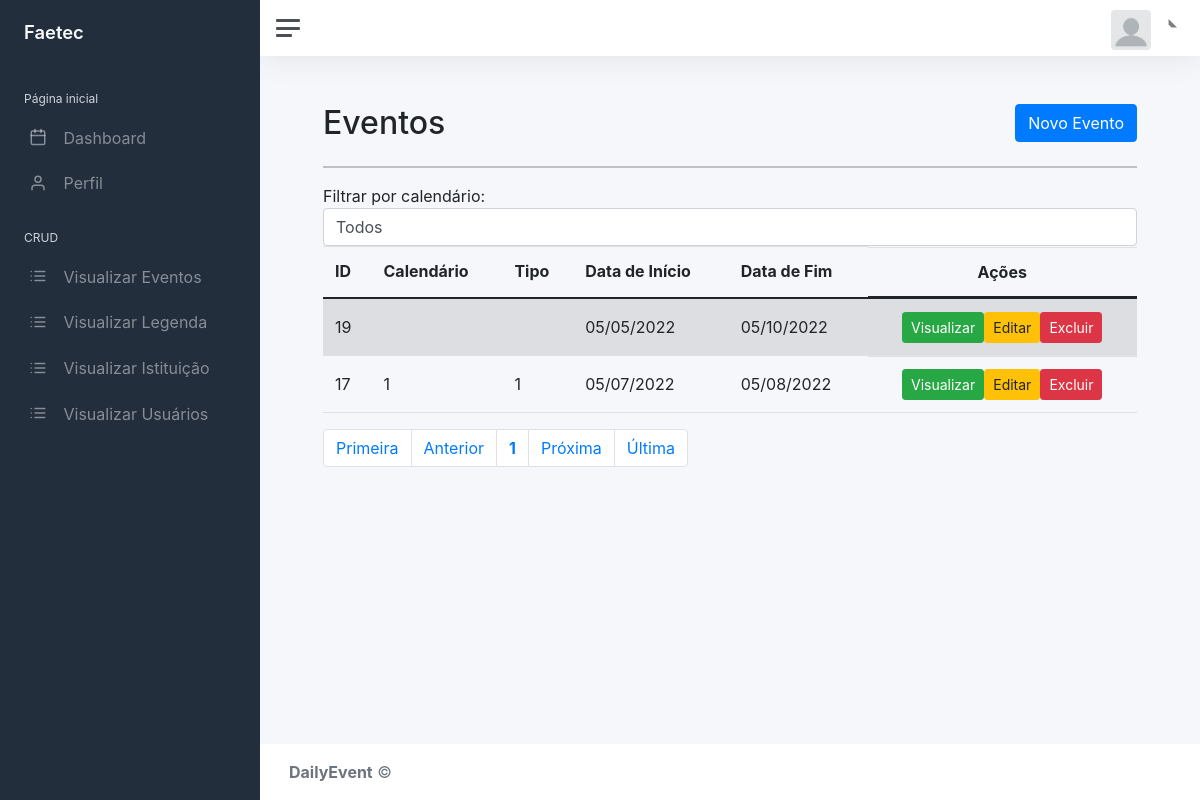
Page /static/dash.php?page=lista_eve on the committed database.
### tables this page shows
CREATE TABLE IF NOT EXISTS `eventos` (
  `id_evento` int(11) NOT NULL AUTO_INCREMENT,
  `dt_ini_ev` date DEFAULT NULL,
  `dt_fim_ev` date DEFAULT NULL,
  `id_calendario` int(11) DEFAULT NULL,
  `id_leg` int(11) DEFAULT NULL,
  PRIMARY KEY (`id_evento`) USING BTREE,
  KEY `FK_eventos_calendario` (`id_calendario`),
  KEY `FK_eventos_legenda` (`id_leg`),
  CONSTRAINT `FK_eventos_calendario` FOREIGN KEY (`id_calendario`) REFERENCES `calendario` (`id_calendario`),
  CONSTRAINT `FK_eventos_legenda` FOREIGN KEY (`id_leg`) REFERENCES `legenda` (`id_leg`) ON DELETE CASCADE ON UPDATE CASCADE
);

### static/contents/evento/lista_eve.php (the view, shortened to what this page needs)
<div id="main" class="container-fluid">
	<div id="top" class="row">
		<div class="col-md-11">
			<h2>Eventos</h2>
		</div>
		<div class="col-md-1">
			<a href="?page=addeve" class="btn btn-primary pull-right h2">Novo Evento</a>
		</div>
	</div>
	<hr/>
	<form action="?page=lista_eve" method="post" >
	Filtrar por calendário:&nbsp<select name="calendario" class="form-control" action="post" onchange='this.form.submit()';>
	<option value="none">Todos</option>
	</select>
	</form>
	<div id="bloco-list-pag">
		<div id="list" class="row">
			<div class="table-responsive col-md-12">
				<?php
					$quantidade = 5;
					if(isset($_POST['calendario']) && $_POST['calendario'] !== 'none'){
						$eventos = mysqli_query($con, "select * from eventos where id_calendario ='".$_POST['calendario']."' ORDER BY id_calendario ASC") or die(mysqli_error());
					}
					else{
						$eventos = mysqli_query($con, "select * from eventos ORDER BY id_calendario ASC") or die(mysqli_error());
					}
					$pagina = (isset($_GET['pagina'])) ? (int)$_GET['pagina'] : 1;
					echo "<table class='table table-striped' cellspacing='0' cellpading='0'>";
					echo "<thead><tr>";
					echo "<td><strong>ID</strong></td>";
					echo "<td><strong>Calendário</strong></td>";
					echo "<td><strong>Tipo</strong></td>";
					echo "<td><strong>Data de Início</strong></td>";
					echo "<td><strong>Data de Fim</strong></td>";
					echo "<td class='actions d-flex justify-content-center'><strong>Ações</strong></td>";
					echo "</tr></thead><tbody>";
					while($info = mysqli_fetch_array($eventos)){
						echo "<tr>";
						echo "<td>".$info['id_evento']."</td>";
						echo "<td>".$info['id_calendario']."</td>";
						echo "<td>".$info['id_leg']." </td>";
						echo "<td>".date('d/m/Y',strtotime($info['dt_ini_ev']))."</td>";
						echo "<td>".date('d/m/Y',strtotime($info['dt_fim_ev']))."</td>";
						echo "<td class='actions btn-group-sm d-flex justify-content-center'>";
						echo "<a class='btn btn-success btn-xs' href=?page=view_eve&id_evento=".$info['id_evento']."> Visualizar </a>";
						echo "<a class='btn btn-warning btn-xs' href=?page=edit_eve&id_evento=".$info['id_evento']."> Editar </a>";
						echo "<a href=?page=excluir_eve&id_evento=".$info['id_evento']." class='btn btn-danger btn-xs'> Excluir </a></td>";
					}
				echo "</tr></tbody></table>";
			?>
		</div>
	</div>
	<div id="bottom" class="row">
			<div class="col-md-12">
				<?php
					$sqlTotal 		= "select id_evento from eventos;";
					$qrTotal  		= mysqli_query($con, $sqlTotal) or die (mysqli_error());
					$numTotal 		= mysqli_num_rows($qrTotal);
					$totalpagina = (ceil($numTotal/$quantidade)<=0) ? 1 : ceil($numTotal/$quantidade);
					$anterior = (($pagina-1) <= 0) ? 1 : $pagina - 1;
					$posterior = (($pagina+1) >= $totalpagina) ? $totalpagina : $pagina+1;
					echo "<ul class='pagination'>";
					echo "<li class='page-item'><a class='page-link' href='?page=lista_eve&pagina=1'> Primeira</a></li> ";
					echo "<li class='page-item'><a class='page-link' href=\"?page=lista_eve&pagina=$anterior\"> Anterior</a></li> ";
					echo "<li class='page-item'><a class='page-link' href='?page=lista_eve&pagina=".$pagina."'><strong>".$pagina."</strong></a></li> ";
					echo "<li class='page-item'><a class='page-link' href=\"?page=lista_eve&pagina=$posterior\"> Pr&oacute;xima</a></li> ";
					echo "<li class='page-item'><a class='page-link' href=\"?page=lista_eve&pagina=$totalpagina\"> &Uacute;ltima</a></li></ul>";
				?>
			</div>
		</div>
	</div>
</div>

### rows in the picture
eventos: id_evento "19", dt_ini_ev "05/05/2022", dt_fim_ev "05/10/2022"
eventos: id_evento "17", id_calendario "1", id_leg "1", dt_ini_ev "05/07/2022", dt_fim_ev "05/08/2022"

### other values in the picture
$pagina "1"
